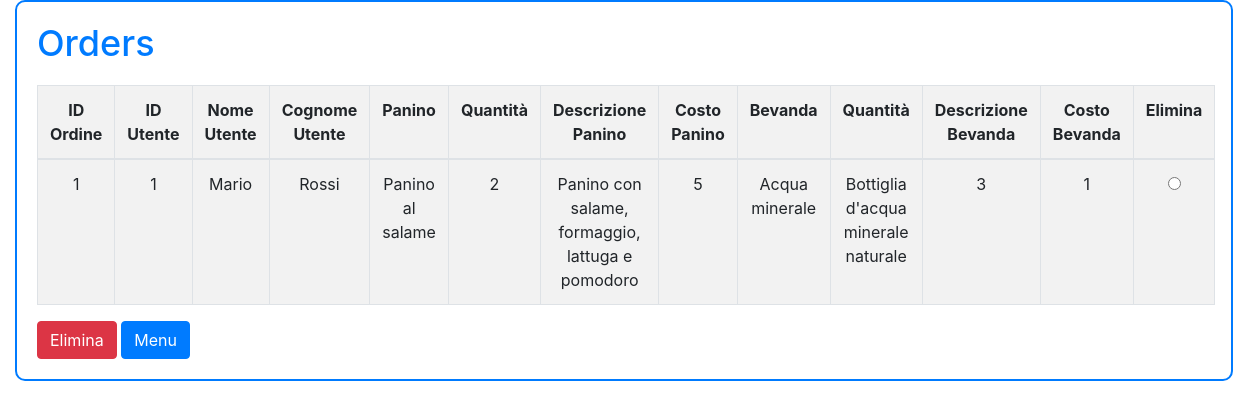
The page /viewOrders.php on the database as committed earlier.
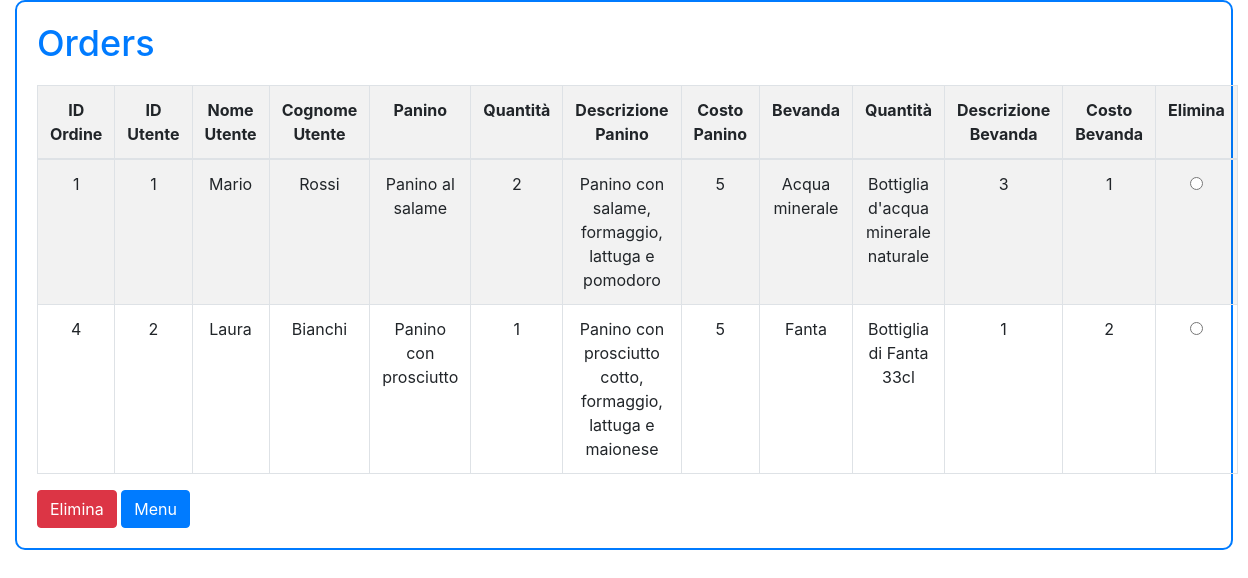
The same page on the database as committed later.
### tables this page shows
CREATE TABLE `ordini` (
  `id` int(11) NOT NULL COMMENT 'codice univoco per identificare l''entità',
  `id_utente` int(11) NOT NULL COMMENT 'id dell''utente che ha effettuato la prenotazione',
  `ora_ritiro` datetime NOT NULL COMMENT 'data e orario nel quale si vogliono ritirare i panini',
  `ora_prenotazione` datetime DEFAULT current_timestamp() COMMENT 'ora in cui è stato effettuato l''ordine'
);

CREATE TABLE `utenti` (
  `ID` int(11) NOT NULL COMMENT 'Codice univoco per identificare l''entità',
  `admin` tinyint(1) NOT NULL DEFAULT 0 COMMENT 'se e'' true l''utente e'' un admin',
  `nome` varchar(20) NOT NULL COMMENT 'nome dell''utente',
  `cognome` varchar(20) NOT NULL COMMENT 'cognome dell''utente',
  `data_nascita` date DEFAULT NULL COMMENT 'data nascita dell''utente',
  `telefono` varchar(13) NOT NULL COMMENT 'Recapito telefonico + prefisso stato',
  `email` varchar(100) NOT NULL COMMENT 'email associata all''account',
  `username` varchar(50) NOT NULL COMMENT 'nome utente associto all''account',
  `password` varchar(50) NOT NULL COMMENT 'password associata all''account',
  `data_iscrizione` datetime DEFAULT current_timestamp() COMMENT 'data e ora dell''iscrizione dell''utente'
);

### viewOrders.php (the view, shortened to what this page needs)
<?php
require "connect.php";
?>
<!DOCTYPE html>
<html lang="it">
<head>
    <link href="https://stackpath.bootstrapcdn.com/bootstrap/4.5.2/css/bootstrap.min.css" rel="stylesheet">
</head>
<body>
    <div class="container-fluid">
        <?php
        $sql = "SELECT ordini.id AS ordine_id, ordini.id_utente, utenti.nome AS nome_utente, utenti.cognome AS cognome_utente, panini.nome AS panino,
                panini.descrizione AS descrizione_panino, panini.costo AS costo_panino, bevande.nome AS bevanda, bevande.descrizione AS descrizione_bevanda,
                bevande.costo AS costo_bevanda, panini_ordinati.quantità AS qp, bevande_ordinate.quantità AS qb
                FROM ordini
                INNER JOIN utenti ON ordini.id_utente = utenti.ID
                LEFT JOIN panini_ordinati ON ordini.id = panini_ordinati.id_ordine
                LEFT JOIN panini ON panini_ordinati.id_panino = panini.id
                LEFT JOIN bevande_ordinate ON ordini.id = bevande_ordinate.id_ordine
                LEFT JOIN bevande ON bevande_ordinate.id_bevanda = bevande.id
                GROUP BY panini.id, bevande.id
                ";
        $result = $conn->query($sql);
        if ($result->num_rows > 0) {
            echo "<form action='deleteOrder.php' method='post'>
                    <div class='card-body'>
                    <h1 class='card-title'>Orders</h1>
                    <table class='table table-bordered table-striped'>
                    <tr>
                        <th>ID Ordine</th>
                        <th>ID Utente</th>
                        <th>Nome Utente</th>
                        <th>Cognome Utente</th>
                        <th>Panino</th>
                        <th>Quantità</th>
                        <th>Descrizione Panino</th>
                        <th>Costo Panino</th>
                        <th>Bevanda</th>
                        <th>Quantità</th>
                        <th>Descrizione Bevanda</th>
                        <th>Costo Bevanda</th>
                        <th>Elimina</th>
                    </tr>
                    </thead>
                    <tbody>";
            while ($row = $result->fetch_assoc()) {
                echo '<tr>
                            <td>' . $row["ordine_id"] . '</td>
                            <td>' . $row["id_utente"] . '</td>
                            <td>' . $row["nome_utente"] . '</td>
                            <td>' . $row["cognome_utente"] . '</td>
                            <td>' . $row["panino"] . '</td>
                            <td>' . $row["qp"] . '</td>
                            <td>' . $row["descrizione_panino"] . '</td>
                            <td>' . $row["costo_panino"] . '</td>
                            <td>' . $row["bevanda"] . '</td>
                            <td>' . $row["descrizione_bevanda"] . '</td>
                            <td>' . $row["qb"] . '</td>
                            <td>' . $row["costo_bevanda"] . '</td>
                            <td><input type="radio" name="ordine" value="'.$row["ordine_id"].'"></td>
                        </tr>';
            }
            echo '</tbody>
                </table>
                <input type="submit" value="Elimina" class="btn btn-danger">
                <a href="adminInterface.html" class="btn btn-primary">Menu</a>
                </div>
            </form>';
        }
        ?>
    </div>
</body>
</html>

Rows that differ between the two databases and show on the page:
added ordini: id "4", id_utente "2", utenti.nome "Laura", utenti.cognome "Bianchi", panino "Panino con prosciutto", qp "1", descrizione_panino "Panino con prosciutto cotto, formaggio, lattuga e maionese", costo_panino "5", bevanda "Fanta", descrizione_bevanda "Bottiglia di Fanta 33cl", qb "1", costo_bevanda "2"
